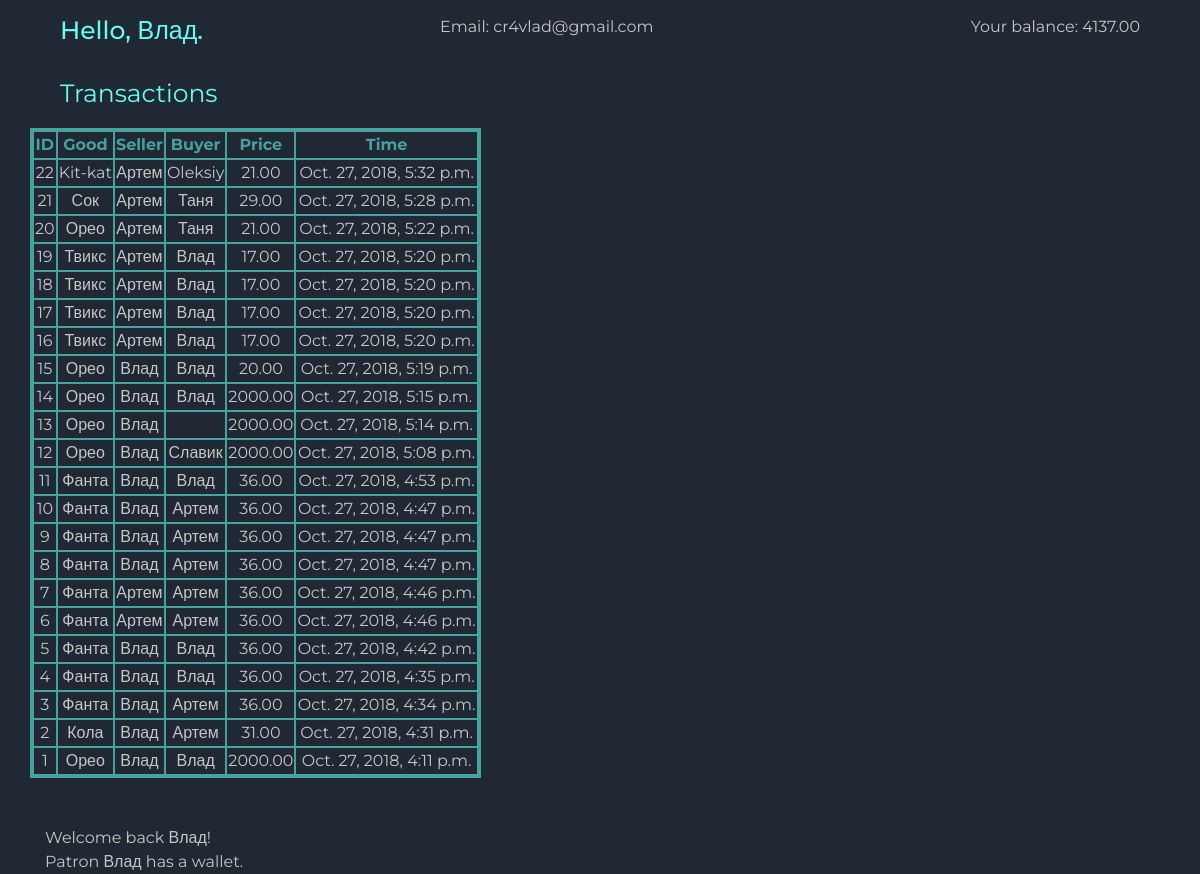
/retail/patron/Влад/, run on an earlier commit of the app's database.
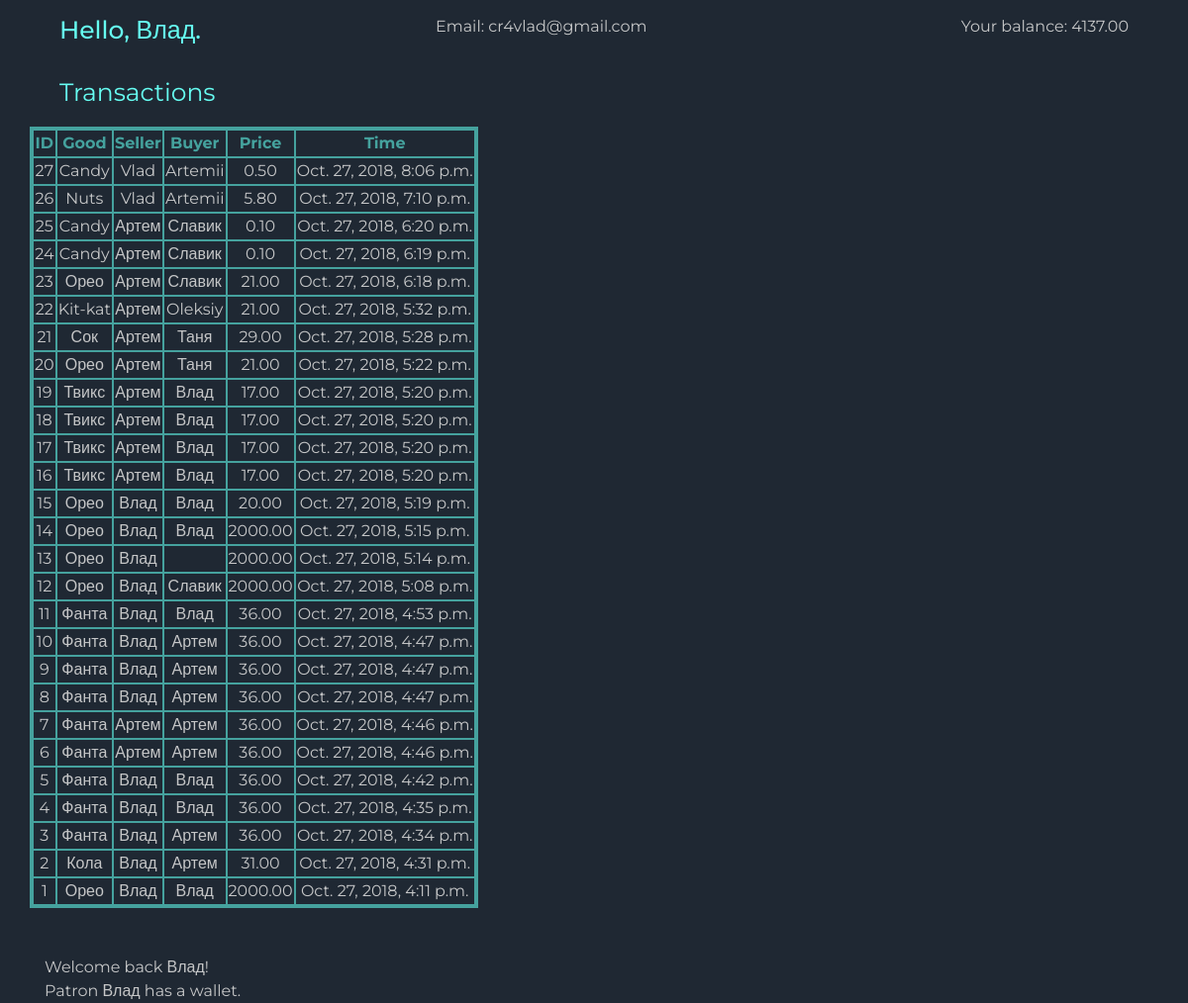
And on a later commit of the database.
### retail/models.py (models this page shows)
class Purchase(models.Model):
    name = models.CharField(max_length=255)
    price = models.DecimalField(default=0, max_digits=10, decimal_places=2)
    seller = models.ForeignKey(Patron, on_delete=models.CASCADE, related_name='seller')
    buyer = models.ForeignKey(Patron, on_delete=models.CASCADE, related_name='buyer')
    created = models.DateTimeField(auto_now_add=True)
    class Meta:
        verbose_name = 'Purchase'
        verbose_name_plural = 'Purchases'

class Patron(models.Model):
    nickname = models.CharField(max_length=40)
    email = models.CharField(max_length=20, null=True)

### retail/templates/retail/dashboard.html (shortened to what this page needs)
{% load static %}
<!doctype html>
<html lang="en">
  <head>
    <link rel="stylesheet" href="https://stackpath.bootstrapcdn.com/bootstrap/4.1.3/css/bootstrap.min.css">
    <link rel="stylesheet" href="{% static 'css/style.css' %}">
  </head>
  <body>
  <div class='container'>
    <div class="row align-items-start justify-content-between">
      <div class="col-4"><h1>Hello, {{ patron.nickname }}.</h1></div>
      <div class="col-4"><p>Email: {{ patron.email }}</p></div>
      <div class="col-4 text-right"><p>Your balance: {{ wallet.balance }}</p></div>
    </div>
    <div class="row align-items-center">
      Transactions
    </div>
    <div class="row align-items-end">
      <div id="purchases">
        <table class="table-responsive">
          <tr><th>ID</th><th>Good</th><th>Seller</th><th>Buyer</th><th>Price</th><th>Time</th></tr>
          {% for purchase in purchases %}
          <tr><td>{{ purchase.pk }}</td><td>{{ purchase.name }}</td><td>{{ purchase.seller.nickname }}</td><td>{{ purchase.buyer.nickname }}</td><td>{{ purchase.price }}</td><td>{{ purchase.created }}</td></tr>
          {% endfor %}
        </table>
      </div>
    </div><br><br>
    {{ message | safe }}
  </div>
  </body>
</html>

What changed in the data, as far as the page shows it:
added Purchase: pk "27", name "Candy", seller.nickname "Vlad", buyer.nickname "Artemii", price "0.50", created "Oct. 27, 2018, 8:06 p.m."
added Purchase: pk "26", name "Nuts", seller.nickname "Vlad", buyer.nickname "Artemii", price "5.80", created "Oct. 27, 2018, 7:10 p.m."
added Purchase: pk "25", name "Candy", seller.nickname "Артем", buyer.nickname "Славик", price "0.10", created "Oct. 27, 2018, 6:20 p.m."
added Purchase: pk "24", name "Candy", seller.nickname "Артем", buyer.nickname "Славик", price "0.10", created "Oct. 27, 2018, 6:19 p.m."
added Purchase: pk "23", name "Орео", seller.nickname "Артем", buyer.nickname "Славик", price "21.00", created "Oct. 27, 2018, 6:18 p.m."
